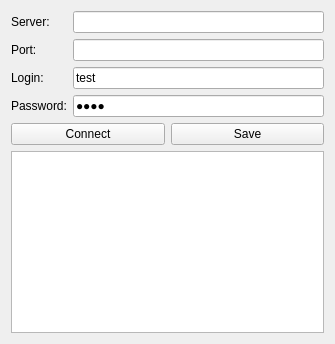
<?xml version="1.0" encoding="UTF-8"?>
<ui version="4.0">
 <class>FormConnect</class>
 <widget class="QMainWindow" name="FormConnect">
  <property name="geometry">
   <rect>
    <x>0</x>
    <y>0</y>
    <width>335</width>
    <height>344</height>
   </rect>
  </property>
  <property name="windowTitle">
   <string>irc2me: Connect</string>
  </property>
  <widget class="QWidget" name="centralWidget">
   <layout class="QGridLayout" name="gridLayout">
    <item row="0" column="0">
     <layout class="QVBoxLayout" name="verticalLayout">
      <item>
       <layout class="QFormLayout" name="formLayout">
        <item row="1" column="1">
         <widget class="QLineEdit" name="lineEdit_server">
          <property name="text">
           <string/>
          </property>
         </widget>
        </item>
        <item row="1" column="0">
         <widget class="QLabel" name="label">
          <property name="text">
           <string>Server:</string>
          </property>
         </widget>
        </item>
        <item row="2" column="1">
         <widget class="QLineEdit" name="lineEdit_port">
          <property name="text">
           <string/>
          </property>
         </widget>
        </item>
        <item row="2" column="0">
         <widget class="QLabel" name="label_2">
          <property name="text">
           <string>Port:</string>
          </property>
         </widget>
        </item>
        <item row="3" column="1">
         <widget class="QLineEdit" name="lineEdit_login">
          <property name="text">
           <string>test</string>
          </property>
         </widget>
        </item>
        <item row="3" column="0">
         <widget class="QLabel" name="label_3">
          <property name="text">
           <string>Login:</string>
          </property>
         </widget>
        </item>
        <item row="4" column="0">
         <widget class="QLabel" name="label_4">
          <property name="text">
           <string>Password:</string>
          </property>
         </widget>
        </item>
        <item row="4" column="1">
         <widget class="QLineEdit" name="lineEdit_password">
          <property name="text">
           <string>test</string>
          </property>
          <property name="echoMode">
           <enum>QLineEdit::Password</enum>
          </property>
         </widget>
        </item>
       </layout>
      </item>
      <item>
       <layout class="QHBoxLayout" name="horizontalLayout">
        <item>
         <widget class="QPushButton" name="pushButton_connect">
          <property name="text">
           <string>Connect</string>
          </property>
         </widget>
        </item>
        <item>
         <widget class="QPushButton" name="pushButton_save">
          <property name="text">
           <string>Save</string>
          </property>
         </widget>
        </item>
       </layout>
      </item>
      <item>
       <widget class="QListWidget" name="listWidget"/>
      </item>
     </layout>
    </item>
   </layout>
  </widget>
 </widget>
 <layoutdefault spacing="6" margin="11"/>
 <resources/>
 <connections/>
</ui>
